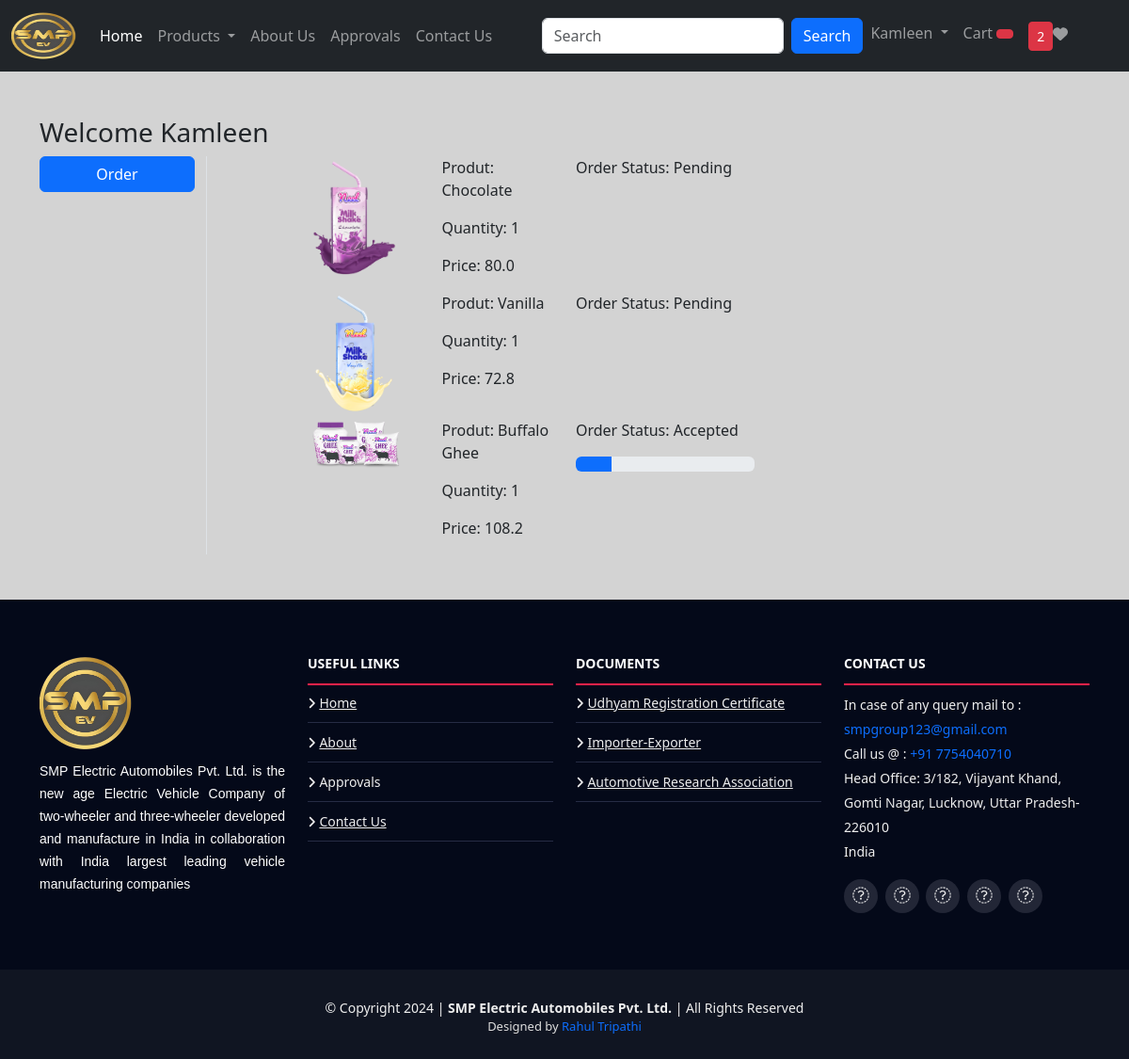
The page /orders/ (signed in) on the database its author committed.
### app/models.py (models this page shows, shortened)
class OrderPlaced(models.Model):
    user = models.ForeignKey(User, on_delete=models.CASCADE)
    customer = models.ForeignKey(Customer,on_delete=models.CASCADE)
    product = models.ForeignKey(Product,on_delete=models.CASCADE)
    quantity = models.PositiveIntegerField(default=1)
    ordered_date = models.DateTimeField(auto_now_add=True)
    status = models.CharField(max_length=50, choices=STATUS_CHOICES, default='Pending')
    payment = models.ForeignKey(Payment, on_delete=models.CASCADE,default="")
    @property
    def total_cost(self):
        return self.quantity * self.product.discount_price

class Product(models.Model):
    title = models.CharField(max_length=100)
    selling_price = models.FloatField()
    discount_price = models.FloatField()
    description = models.TextField()
    composition = models.TextField(default='')
    prodapp = models.TextField(default='')
    category = models.CharField(choices=CATAGORY_CHOICES ,max_length=2)
    product_image = models.ImageField(upload_to='product')

### app/views.py (the view)
# urls.py: path('orders/',views.orders,name='orders'),
@login_required
def orders(request):
    totalitem=0
    wishlist=0
    if request.user.is_authenticated:
        totalitem=len(Cart.objects.filter(user=request.user))
        wishlist=len(Wishlist.objects.filter(user=request.user))
    order_placed=OrderPlaced.objects.filter(user=request.user)
    return render(request,'app/orders.html',locals())

### app/templates/app/orders.html (shortened to what this page needs)
{% extends 'app/base.html' %}
{% load static %}
{% block body %}
<div class="container my-5">
    <div class="row">
        <h3>Welcome <span class="text-capitalize">{{request.user}}</span></h3>
        <div class="col-sm-2 border-end">
            <ul class="list-unstyled">
                <li class="d-grid"><a href="{% url 'orders' %}" class="btn btn-primary">Order</a></li>
            </ul>
        </div>
        <div class="col-sm-9 offset-sm-1">
            {% for op in order_placed %}
            <div class="row">
                <div class="col-sm-2">
                    <img src="{{op.product.product_image.url}}" class="img-fluid" height="100" width="100" alt="">
                </div>
                <div class="col-sm-2">
                    <p>Produt: {{op.product.title}}</p>
                    <p>Quantity: {{op.quantity}}</p>
                    <p>Price: {{op.total_cost}}</p>
                </div>
                <div class="col-sm-3">
                    <p>Order Status: {{op.status}}</p>
                    {% if op.status == 'Accepted' %}
                    <div class="progress">
                        <div class="progress-bar" role="progressbar" style="width: 20%;" aria-valuenow="20" aria-valuemin="0" aria-valuemax="100"></div>
                    </div>
                    {% endif %}
                </div>
            </div>
            {% endfor %}
        </div>
    </div>
</div>
{% endblock body %}

### app/templates/app/base.html (shortened to what this page needs)
<!DOCTYPE html>
{% load static %}
<html lang="en">
<head>
    <link href="https://cdn.jsdelivr.net/npm/bootstrap@5.3.0-alpha3/dist/css/bootstrap.min.css" rel="stylesheet">
    <link rel="stylesheet" href="{% static 'app/css/all.min.css' %}">
    <link rel="stylesheet" href="{% static 'app/css/font-awesome.min.css' %}">
    <link rel="stylesheet" href="{% static 'app/css/animate.min.css' %}">
    <link rel="stylesheet" href="{% static 'app/css/venobox.css' %}">
    <link rel="stylesheet" href="{% static 'app/css/owl.carousel.min.css' %}">
    <link rel="stylesheet" href="{% static 'app/css/style.css' %}">
</head>
<body>
    <nav class="navbar navbar-expand-lg  navbar-dark bg-dark text-white" style="background: #101522;">
        <div class="container-fluid">
          <a class="navbar-brand" href="/">
            <img src="{% static 'app/images/smplogo.png' %}" alt="logo" height="50" width="70"/>
          </a>
          <div class="collapse navbar-collapse" id="navbarSupportedContent">
            <ul class="navbar-nav me-auto mb-2 mb-lg-0">
              <li class="nav-item">
                <a class="nav-link active" aria-current="page" href="/">Home</a>
              </li>
              <li class="nav-item dropdown">
                <a class="nav-link dropdown-toggle" href="#" role="button" data-bs-toggle="dropdown" aria-expanded="false">
                  Products
                </a>
              </li>
              <li class="nav-item">
                <a class="nav-link" href="{% url 'about' %}">About Us</a>
              </li>
              <li class="nav-item">
                <a id="myBtn" class="nav-link" style="cursor:pointer">Approvals</a>
              </li>
              <li class="nav-item">
                <a class="nav-link" href="{% url 'contact' %}">Contact Us</a>
              </li>
            </ul>
          {% if request.user.is_authenticated %}
          <form class="d-flex" role="search" action="/search">
            <input class="form-control me-2" type="search" placeholder="Search" name="search" aria-label="Search">
            <button class="btn btn-primary" type="submit">Search</button>
          </form>
          <ul class="navbar-nav me-auto mb-2 mb-lg-0">
            <li class="nav-item dropdown">
                <a class="nav-link dropdown-toggle" href="#"  id='profileDropDown'role="button" data-bs-toggle="dropdown" aria-expanded="false">
                  {{request.user.username}}
                </a>
              </li>
              <li class="nav-item">
                <a class="nav-link" href="{% url 'showcart' %}"> Cart <span class="btn btn-danger btn-sm"> {% if totalitem > 0 %} {{totalitem}} {% endif %}</span> </a>
              </li>
              <li class="nav-item">
                <a class="nav-link" href="{% url 'wishlist' %}"><span class="btn btn-danger btn-sm">{% if wishlist > 0 %} {{wishlist}} {% endif %}</span><i class="fas fa-heart"></i></a>
              </li>
            </ul>
              {% endif %}
        </div>
        </div>
      </nav>
    {% block body %}{% endblock body %}
    <footer id="footer" style="width:100%">
      <div class="footer-top">
        <div class="container-lg w-100">
          <div class="row">
            <div class="col-lg-3 col-md-6 footer-info">
                <img src="{% static 'app/images/smplogo.png' %}" alt="logo" style="border-radius:10%"/>
              <p style="text-align:justify;">SMP Electric Automobiles Pvt. Ltd. is the new age Electric Vehicle Company of two-wheeler and
                three-wheeler developed and manufacture in India in collaboration with India largest leading
                vehicle manufacturing companies</p>
            </div>
            <div class="col-lg-3 col-md-6 footer-links">
              <h4>Useful Links</h4>
              <ul>
                <li><i class="fa fa-angle-right"></i> <a href="/">Home</a></li>
                <li><i class="fa fa-angle-right"></i> <a href="{% url 'about' %}">About</a></li>
                <li><i class="fa fa-angle-right"></i> <a id="myBtn">Approvals</a></li>
                <li><i class="fa fa-angle-right"></i> <a href="#">Contact Us</a></li>
              </ul>
            </div>
            <div class="col-lg-3 col-md-6 footer-links">
              <h4>Documents</h4>
              <ul>
                <li><i class="fa fa-angle-right"></i> <a href="{% static "static/app/images/smps-documents/registration-certificate.png" %}" title="Udyam Registration Certificate" download>Udhyam Registration Certificate</a></li>
                <li><i class="fa fa-angle-right"></i> <a href="{% static "static/app/images/smps-documents/smps-electric.png" %}" title="Importer-Exporter Certificate" download>Importer-Exporter</a></li>
                <li><i class="fa fa-angle-right"></i> <a href="static/app/images/smps-documents/arai-smps.png" title="Automotive Research Association of India" download>Automotive Research Association</a></li>
              </ul>
            </div>
            <div class="col-lg-3 col-md-6 footer-contact">
              <h4>Contact Us</h4>
              <p>
                In case of any query mail to : <a href="mailto:smpgroup123@gmail.com" style="text-decoration:none">smpgroup123@gmail.com</a> <br> Call us @ : <a href="tel:+91 7754040710" style="text-decoration:none"> +91 7754040710</a>
                <br> Head Office: 3/182, Vijayant Khand, Gomti Nagar, Lucknow, Uttar Pradesh-226010<br>
                India <br>
              </p>
              <div class="social-links">
                <a href="#" class="twitter"><i class="fa fa-twitter"></i></a>
                <a href="#" class="facebook"><i class="fa fa-facebook"></i></a>
                <a href="#" class="instagram"><i class="fa fa-instagram"></i></a>
                <a href="#" class="google-plus"><i class="fa fa-google-plus"></i></a>
                <a href="#" class="linkedin"><i class="fa fa-linkedin"></i></a>
              </div>
            </div>
          </div>
        </div>
      </div>
      <div class="container">
        <div class="copyright">
          &copy; Copyright 2024 | <strong>SMP Electric Automobiles Pvt. Ltd.</strong> | All Rights Reserved
        </div>
        <div class="credits">
          Designed by <a href="#" style="text-decoration:none">Rahul Tripathi</a>
        </div>
      </div>
    </footer>
</body>
</html>

### app/static/app/css/style.css (style rules this page uses)
body { background-color: lightgray; }
#footer { background: #101522; padding: 0 0 25px 0; color: #eee; font-size: 14px; }
#footer .footer-top { background: #040919; padding: 60px 0 30px 0; }
#footer .footer-top .footer-info { margin-bottom: 30px; }
#footer .footer-top .footer-info img { height: 100px; margin-bottom: 10px; }
#footer .footer-top .footer-info p { font-size: 14px; line-height: 24px; margin-bottom: 0; font-family: "Raleway", sans-serif; color: #fff; }
#footer .footer-top .social-links a { font-size: 18px; display: inline-block; background: #222636; color: #eee; line-height: 1; padding: 8px 0; margin-right: 4px; border-radius: 50%; text-align: center; width: 36px; height: 36px; transition: 0.3s; }
#footer .footer-top h4 { font-size: 14px; font-weight: bold; color: #fff; text-transform: uppercase; position: relative; padding-bottom: 12px; border-bottom: 2px solid #f82249; }
#footer .footer-top .footer-links { margin-bottom: 30px; }
#footer .footer-top .footer-links ul { list-style: none; padding: 0; margin: 0; }
#footer .footer-top .footer-links ul li { border-bottom: 1px solid #262c44; padding: 10px 0; }
#footer .footer-top .footer-links ul li:first-child { padding-top: 0; }
#footer .footer-top .footer-links ul a { color: #eee; }
#footer .footer-top .footer-contact { margin-bottom: 30px; }
#footer .footer-top .footer-contact p { line-height: 26px; }
#footer .copyright { text-align: center; padding-top: 30px; }
#footer .credits { text-align: center; font-size: 13px; color: #ddd; }

### rows shown on the page
OrderPlaced: product.product_image (picture), product "Chocolate", quantity "1", total_cost "80.0", status "Pending"
OrderPlaced: product.product_image (picture), product "Vanilla", quantity "1", total_cost "72.8", status "Pending"
OrderPlaced: product.product_image (picture), product "Buffalo Ghee", quantity "1", total_cost "108.2", status "Accepted"

### other values the page prints
{{ request.user.username }} "Kamleen"
{{ wishlist }} "2"
{{ request.user }} "Kamleen"
